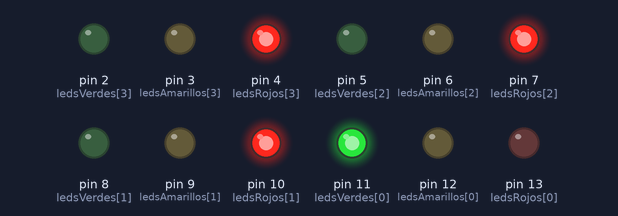
A sketch run on a simulated Arduino Uno, built with avr-gcc and run on an emulated ATmega328P. Parts: output pins drawn as LEDs (lit = HIGH).

Above: at 0.1 s.
At 5.1 s:
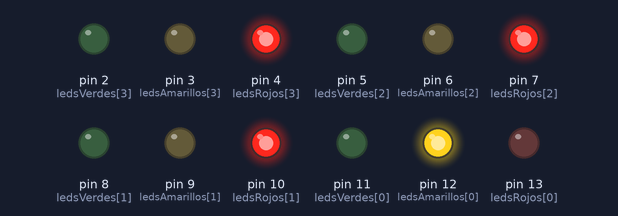
At 12.1 s:
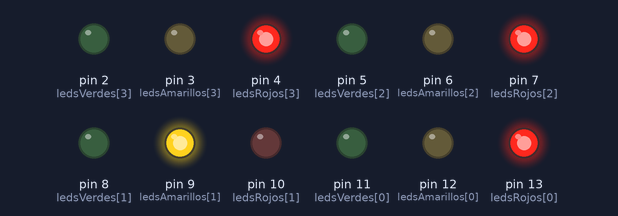
At 19.1 s:
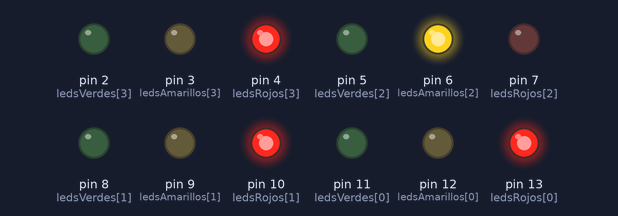
At 26.1 s:
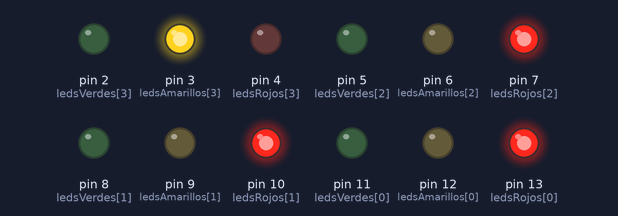
At 35.1 s:
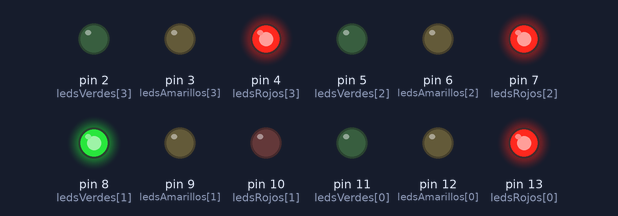
Timing chart, 0 to 36.6 s (numbered marks = the images above):
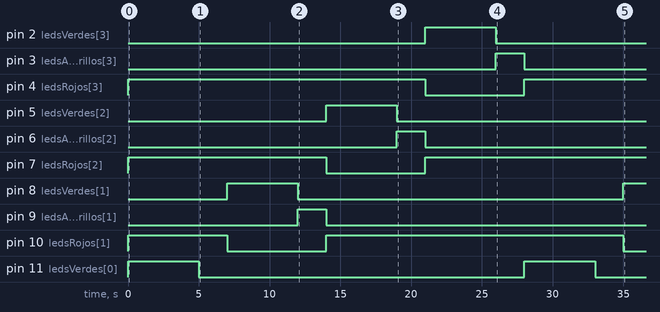

Measured:
- by itself, pin 2 (ledsVerdes[3]): LOW → HIGH at 21.0 s, → LOW 5.0 s later
- by itself, pin 3 (ledsAmarillos[3]): LOW → HIGH at 26.0 s, → LOW 2.0 s later
- by itself, pin 4 (ledsRojos[3]): LOW → HIGH at 0.00 s, → LOW 21.0 s later, → HIGH 7.0 s later
- by itself, pin 5 (ledsVerdes[2]): LOW → HIGH at 14.0 s, → LOW 5.0 s later
- by itself, pin 6 (ledsAmarillos[2]): LOW → HIGH at 19.0 s, → LOW 2.0 s later
- by itself, pin 7 (ledsRojos[2]): LOW → HIGH at 0.00 s, → LOW 14.0 s later, → HIGH 7.0 s later
- by itself, pin 8 (ledsVerdes[1]): LOW → HIGH at 7.0 s, → LOW 5.0 s later, → HIGH 23.0 s later
- by itself, pin 9 (ledsAmarillos[1]): LOW → HIGH at 12.0 s, → LOW 2.0 s later

The sketch:

Taller__3.ino
```cpp
/*
	Sketch traffic light
    Dev Jeison Maigual - Harold Zambrano
    Date: 25/sep/2024
*/

int ledsRojos[] = {13, 10, 7, 4};
int ledsAmarillos[] = {12, 9, 6, 3};
int ledsVerdes[] = {11, 8, 5, 2};

void setup() {
  for (int i = 0; i < 4; i++) {
    pinMode(ledsRojos[i], OUTPUT);
    pinMode(ledsAmarillos[i], OUTPUT);
    pinMode(ledsVerdes[i], OUTPUT);
  }
}

void loop() {
  for (int i = 0; i < 4; i++) {
    apagarTodosLosSemaforos();
    digitalWrite(ledsVerdes[i], HIGH);
    for (int j = 0; j < 4; j++) {
      if (j != i) {
        digitalWrite(ledsRojos[j], HIGH);
      }
    }
    delay(5000);
    digitalWrite(ledsVerdes[i], LOW);
    digitalWrite(ledsAmarillos[i], HIGH);
    delay(2000);
  }
}

void apagarTodosLosSemaforos() {
  for (int i = 0; i < 4; i++) {
    digitalWrite(ledsRojos[i], LOW);
    digitalWrite(ledsAmarillos[i], LOW);
    digitalWrite(ledsVerdes[i], LOW);
  }
}
```
